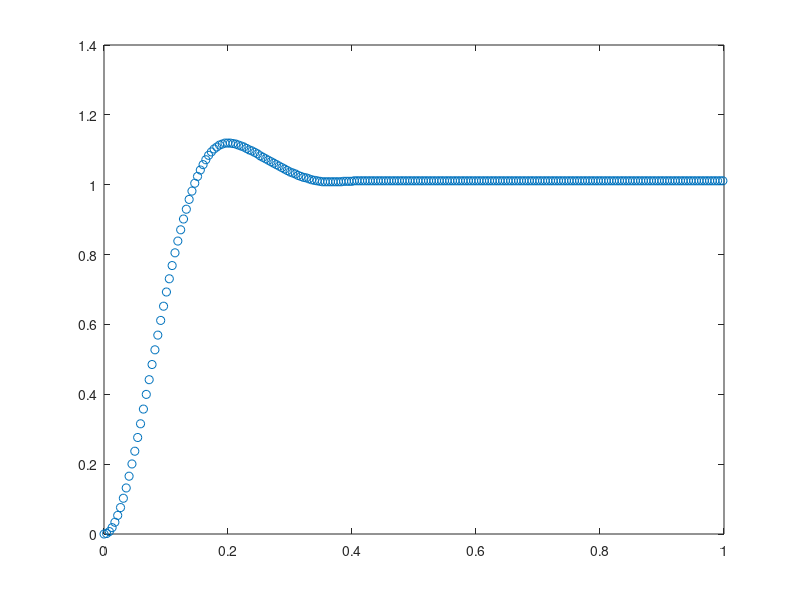

MATLAB code to generate this figure: (Note: this script raises an error after producing the figure.)
%Brandon Lim u1244501
clear, clc, close all

load("PreLabKp_p4.mat")
Kp = 12.27;

G = tf(1.4*12.27, [0.07 1 Kp*1.4]);

figure
plot(time,position, "o")
hold on 
s = stepplot(G)
xlabel("Time [sec]")
ylabel("Position [rad]")
title("Step Response | Kp = 12.27 | Brandon Lim u1244501")
legend("Experimental", "Theoretical", "Location","southeast")

Max_position_ex = max(position);
Position_ss_ex = position(end);
Experimental_Percent_OS = 100 * (Max_position_ex-Position_ss_ex)/Position_ss_ex;

Max_position_theo = 1.2;
Position_ss_theo = 1.01;
Theoretical_Percent_OS = 100 * (Max_position_theo-Position_ss_theo)/Position_ss_theo;
text(0.15,0.9,"Experimental %OS = 10.68%")
text(0.15,0.8,"Theoretical %OS = 18.81%")
text(0.15,0.7,"Experimental T_s = 0.355 sec")
text(0.15,0.6,"Theoretical T_s = 0.56 sec")

load("PreLabKp_p5.mat")
Kp = 2.55;
G = tf(1.4*Kp, [0.07 1 Kp*1.4]);

figure
plot(time,position, "o")
hold on 
stepplot(G)
xlabel("Time [sec]")
ylabel("Position [rad]")
title("Step Response | Kp = 2.55 | Brandon Lim u1244501")
legend("Experimental", "Theoretical", "Location","southeast")

Max_position_ex = max(position);
Position_ss_ex = position(end);
Experimental_Percent_OS = 100 * (Max_position_ex-Position_ss_ex)/Position_ss_ex;

Max_position_theo = 1.2;
Position_ss_theo = 1.01;
Theoretical_Percent_OS = 100 * (Max_position_theo-Position_ss_theo)/Position_ss_theo;
text(0.4,0.55,"Experimental %OS = 0%")
text(0.4,0.45,"Theoretical %OS = 0%")
text(0.4,0.35,"Experimental T_s = 0.6 sec")
text(0.4,0.25,"Theoretical T_s = 1 sec")

%%
clear, clc, close all
load("PreLabKpKd_p6.mat")
Kp = 18.66;
Kd = 0.62;

G = tf(0.5 * [1.4*Kd 1.4*Kp], [0.07 (1+1.4*Kd) 1.4*Kp]);

figure
plot(time,position, "o")
hold on 
stepplot(G) 
xlabel("Time [sec]")
ylabel("Position [rad]")
title("PD Controller | Kp = 18.66, Kd = 0.62 | Brandon Lim u1244501")
legend("Experimental", "Theoretical", "Location","southeast")

Max_position_ex = max(position);
Position_ss_ex = position(end);
Experimental_Percent_OS = 100 * (Max_position_ex-Position_ss_ex)/Position_ss_ex;

Max_position_theo = 0.534;
Position_ss_theo = 0.499;
Theoretical_Percent_OS = 100 * (Max_position_theo-Position_ss_theo)/Position_ss_theo;
text(0.15,0.4,"Experimental %OS = 0%")
text(0.15,0.3,"Theoretical %OS = 7.014%")
text(0.15,0.2,"Experimental T_s = 0.175 sec")
text(0.15,0.1,"Theoretical T_s = 0.277 sec")
%%
%Brandon Lim
clear, clc, close all
load("PID_control_gains.mat")

Gp = tf(1.4, [0.07 1 0]);
Gc = pid(40, 300, 0.5);
Gcl = feedback(Gc*Gp,1);

figure
plot(time,position,"o")
hold on
step(0.25*Gcl)
xlabel("Time [sec]")
ylabel("Position [rad]")
title("PID Controller | Kp = 40, Kd = 0.5, Ki = 300 | Brandon Lim u1244501")
legend("Experimental", "Theoretical", "Location","southeast")

Max_position_ex = max(position);
Position_ss_ex = position(end);
Experimental_Percent_OS = 100 * (Max_position_ex-Position_ss_ex)/Position_ss_ex;

Max_position_theo = 0.367;
Position_ss_theo = 0.252;
Theoretical_Percent_OS = 100 * (Max_position_theo-Position_ss_theo)/Position_ss_theo;
text(0.1,0.2,"Experimental %OS = 38.3%")
text(0.1,0.15,"Theoretical %OS = 45.6%")
text(0.1,0.1,"Experimental T_s = 0.286 sec")
text(0.1,0.05,"Theoretical T_s = 0.603 sec")










